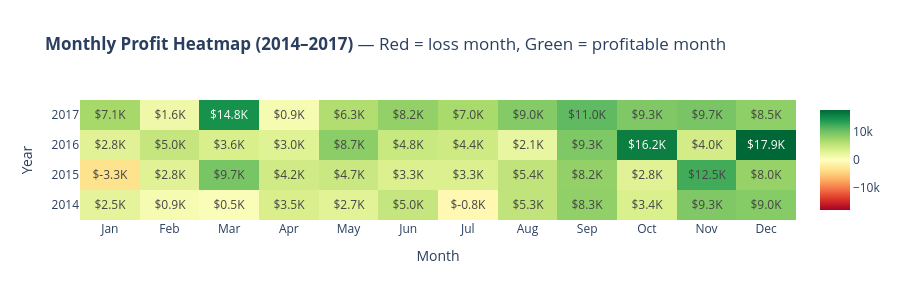

Notebook source saved alongside this figure:
### Markdown cell above
**Monthly Heatmap (Pattern Detection)**

### Code cell
monthly = df.groupby(['Year','Month'])['Profit'].sum().reset_index()
monthly_pivot = monthly.pivot(index='Year', columns='Month', values='Profit')

month_labels = ['Jan','Feb','Mar','Apr','May','Jun',
                'Jul','Aug','Sep','Oct','Nov','Dec']

fig_heat = go.Figure(go.Heatmap(
    z           = monthly_pivot.values,
    x           = month_labels,
    y           = monthly_pivot.index.astype(str),
    colorscale  = 'RdYlGn',
    zmid        = 0,
    text        = [[f'${v/1e3:.1f}K' for v in row]
                   for row in monthly_pivot.values],
    texttemplate= '%{text}',
    hovertemplate='%{y} %{x}<br>Profit: $%{z:,.0f}<extra></extra>'
))

fig_heat.update_layout(
    title  = '<b>Monthly Profit Heatmap (2014–2017)</b> — '
             'Red = loss month, Green = profitable month',
    height = 300,
    xaxis_title = 'Month',
    yaxis_title = 'Year'
)

fig_heat.show()

### Figure 1 — Plotly figure (JSON) as saved in the notebook; plotly's stock layout.template omitted (floating-point values rounded to 4 significant figures)
{"data": [{"colorscale": [[0, "rgb(165,0,38)"], [0.1, "rgb(215,48,39)"], [0.2, "rgb(244,109,67)"], [0.3, "rgb(253,174,97)"], [0.4, "rgb(254,224,139)"], [0.5, "rgb(255,255,191)"], [0.6, "rgb(217,239,139)"], [0.7, "rgb(166,217,106)"], [0.8, "rgb(102,189,99)"], [0.9, "rgb(26,152,80)"], [1, "rgb(0,104,55)"]], "hovertemplate": "%{y} %{x}<br>Profit: $%{z:,.0f}<extra></extra>", "text": [["$2.5K", "$0.9K", "$0.5K", "$3.5K", "$2.7K", "$5.0K", "$-0.8K", "$5.3K", "$8.3K", "$3.4K", "$9.3K", "$9.0K"], ["$-3.3K", "$2.8K", "$9.7K", "$4.2K", "$4.7K", "$3.3K", "$3.3K", "$5.4K", "$8.2K", "$2.8K", "$12.5K", "$8.0K"], ["$2.8K", "$5.0K", "$3.6K", "$3.0K", "$8.7K", "$4.8K", "$4.4K", "$2.1K", "$9.3K", "$16.2K", "$4.0K", "$17.9K"], ["$7.1K", "$1.6K", "$14.8K", "$0.9K", "$6.3K", "$8.2K", "$7.0K", "$9.0K", "$11.0K", "$9.3K", "$9.7K", "$8.5K"]], "texttemplate": "%{text}", "type": "heatmap", "x": ["Jan", "Feb", "Mar", "Apr", "May", "Jun", "Jul", "Aug", "Sep", "Oct", "Nov", "Dec"], "y": ["2014", "2015", "2016", "2017"], "z": [[2450.0, 862.3, 498.7, 3489.0, 2739.0, 4977.0, -841.5, 5318.0, 8328.0, 3448.0, 9292.0, 8984.0], [-3281.0, 2814.0, 9732.0, 4187.0, 4668.0, 3336.0, 3289.0, 5356.0, 8209.0, 2817.0, 12470.0, 8017.0], [2825.0, 5005.0, 3612.0, 2978.0, 8662.0, 4750.0, 4433.0, 2062.0, 9329.0, 16240.0, 4011.0, 17890.0], [7140.0, 1614.0, 14750.0, 933.3, 6343.0, 8223.0, 6953.0, 9041.0, 10990.0, 9275.0, 9690.0, 8483.0]], "zmid": 0}], "layout": {"height": 300, "title": {"text": "<b>Monthly Profit Heatmap (2014–2017)</b> — Red = loss month, Green = profitable month"}, "xaxis": {"title": {"text": "Month"}}, "yaxis": {"title": {"text": "Year"}}}}
